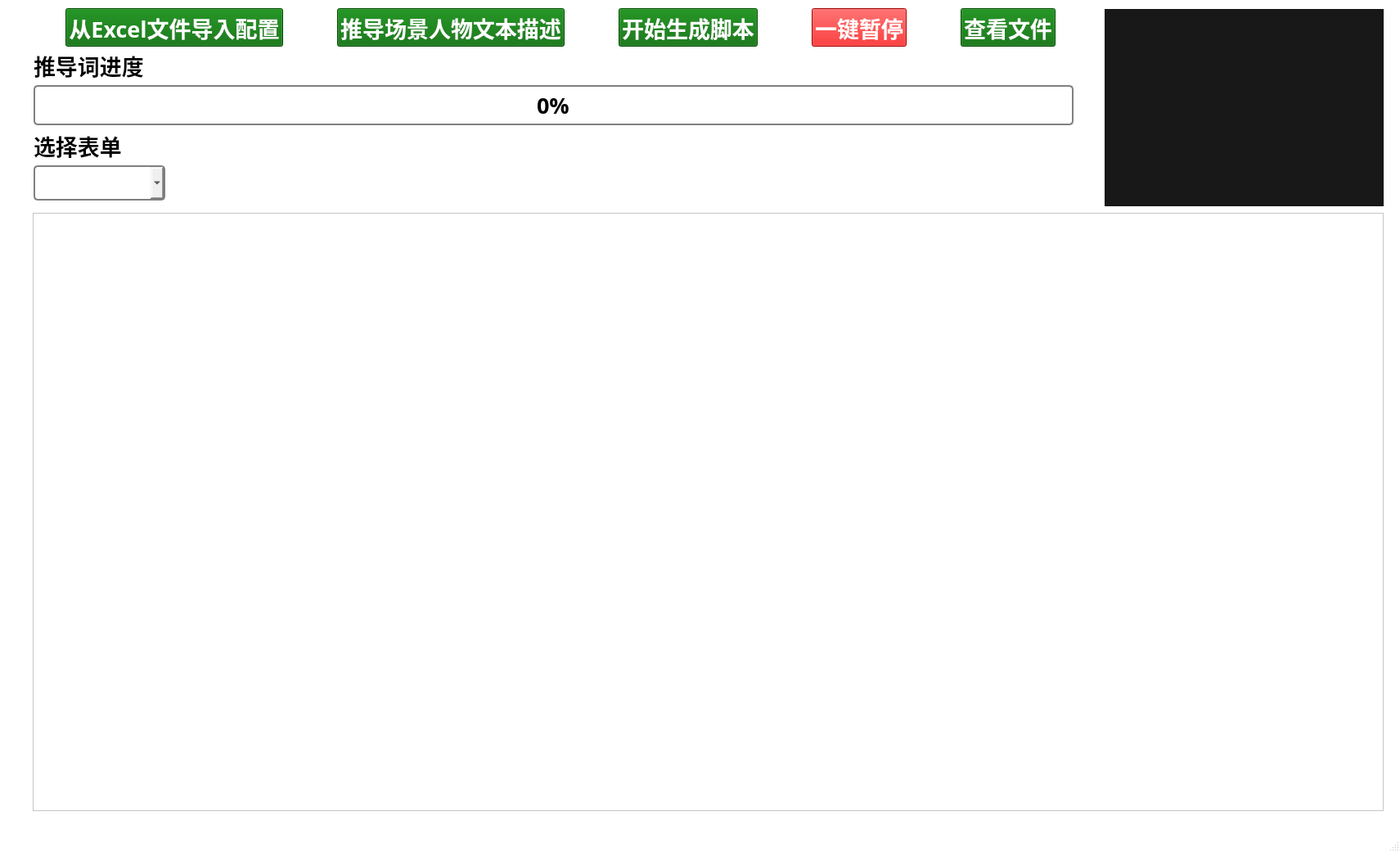
<?xml version="1.0" encoding="UTF-8"?>
<ui version="4.0">
 <class>Script</class>
 <widget class="QMainWindow" name="Script">
  <property name="geometry">
   <rect>
    <x>0</x>
    <y>0</y>
    <width>1711</width>
    <height>1041</height>
   </rect>
  </property>
  <property name="palette">
   <palette>
    <active>
     <colorrole role="Base">
      <brush brushstyle="SolidPattern">
       <color alpha="255">
        <red>255</red>
        <green>255</green>
        <blue>255</blue>
       </color>
      </brush>
     </colorrole>
     <colorrole role="Window">
      <brush brushstyle="SolidPattern">
       <color alpha="255">
        <red>255</red>
        <green>255</green>
        <blue>255</blue>
       </color>
      </brush>
     </colorrole>
    </active>
    <inactive>
     <colorrole role="Base">
      <brush brushstyle="SolidPattern">
       <color alpha="255">
        <red>255</red>
        <green>255</green>
        <blue>255</blue>
       </color>
      </brush>
     </colorrole>
     <colorrole role="Window">
      <brush brushstyle="SolidPattern">
       <color alpha="255">
        <red>255</red>
        <green>255</green>
        <blue>255</blue>
       </color>
      </brush>
     </colorrole>
    </inactive>
    <disabled>
     <colorrole role="Base">
      <brush brushstyle="SolidPattern">
       <color alpha="255">
        <red>255</red>
        <green>255</green>
        <blue>255</blue>
       </color>
      </brush>
     </colorrole>
     <colorrole role="Window">
      <brush brushstyle="SolidPattern">
       <color alpha="255">
        <red>255</red>
        <green>255</green>
        <blue>255</blue>
       </color>
      </brush>
     </colorrole>
    </disabled>
   </palette>
  </property>
  <property name="windowTitle">
   <string>MainWindow</string>
  </property>
  <widget class="QWidget" name="centralwidget">
   <widget class="QListView" name="DrawListView">
    <property name="geometry">
     <rect>
      <x>1350</x>
      <y>11</y>
      <width>341</width>
      <height>241</height>
     </rect>
    </property>
    <property name="palette">
     <palette>
      <active>
       <colorrole role="Button">
        <brush brushstyle="SolidPattern">
         <color alpha="255">
          <red>24</red>
          <green>24</green>
          <blue>24</blue>
         </color>
        </brush>
       </colorrole>
       <colorrole role="ButtonText">
        <brush brushstyle="SolidPattern">
         <color alpha="255">
          <red>255</red>
          <green>255</green>
          <blue>255</blue>
         </color>
        </brush>
       </colorrole>
       <colorrole role="Base">
        <brush brushstyle="SolidPattern">
         <color alpha="255">
          <red>24</red>
          <green>24</green>
          <blue>24</blue>
         </color>
        </brush>
       </colorrole>
       <colorrole role="Window">
        <brush brushstyle="SolidPattern">
         <color alpha="255">
          <red>24</red>
          <green>24</green>
          <blue>24</blue>
         </color>
        </brush>
       </colorrole>
      </active>
      <inactive>
       <colorrole role="Button">
        <brush brushstyle="SolidPattern">
         <color alpha="255">
          <red>24</red>
          <green>24</green>
          <blue>24</blue>
         </color>
        </brush>
       </colorrole>
       <colorrole role="ButtonText">
        <brush brushstyle="SolidPattern">
         <color alpha="255">
          <red>255</red>
          <green>255</green>
          <blue>255</blue>
         </color>
        </brush>
       </colorrole>
       <colorrole role="Base">
        <brush brushstyle="SolidPattern">
         <color alpha="255">
          <red>24</red>
          <green>24</green>
          <blue>24</blue>
         </color>
        </brush>
       </colorrole>
       <colorrole role="Window">
        <brush brushstyle="SolidPattern">
         <color alpha="255">
          <red>24</red>
          <green>24</green>
          <blue>24</blue>
         </color>
        </brush>
       </colorrole>
      </inactive>
      <disabled>
       <colorrole role="Button">
        <brush brushstyle="SolidPattern">
         <color alpha="255">
          <red>24</red>
          <green>24</green>
          <blue>24</blue>
         </color>
        </brush>
       </colorrole>
       <colorrole role="ButtonText">
        <brush brushstyle="SolidPattern">
         <color alpha="255">
          <red>120</red>
          <green>120</green>
          <blue>120</blue>
         </color>
        </brush>
       </colorrole>
       <colorrole role="Base">
        <brush brushstyle="SolidPattern">
         <color alpha="255">
          <red>24</red>
          <green>24</green>
          <blue>24</blue>
         </color>
        </brush>
       </colorrole>
       <colorrole role="Window">
        <brush brushstyle="SolidPattern">
         <color alpha="255">
          <red>24</red>
          <green>24</green>
          <blue>24</blue>
         </color>
        </brush>
       </colorrole>
      </disabled>
     </palette>
    </property>
    <property name="font">
     <font>
      <family>阿里巴巴普惠体</family>
      <pointsize>10</pointsize>
      <weight>75</weight>
      <bold>true</bold>
     </font>
    </property>
    <property name="styleSheet">
     <string notr="true">background-color: rgb(24, 24, 24);</string>
    </property>
   </widget>
   <widget class="QWidget" name="layoutWidget_2">
    <property name="geometry">
     <rect>
      <x>20</x>
      <y>10</y>
      <width>1331</width>
      <height>47</height>
     </rect>
    </property>
    <layout class="QHBoxLayout" name="horizontalLayout">
     <item>
      <widget class="QPushButton" name="ImportConfigurationButton">
       <property name="sizePolicy">
        <sizepolicy hsizetype="Fixed" vsizetype="Fixed">
         <horstretch>0</horstretch>
         <verstretch>0</verstretch>
        </sizepolicy>
       </property>
       <property name="palette">
        <palette>
         <active>
          <colorrole role="Button">
           <brush brushstyle="SolidPattern">
            <color alpha="255">
             <red>0</red>
             <green>104</green>
             <blue>0</blue>
            </color>
           </brush>
          </colorrole>
          <colorrole role="ButtonText">
           <brush brushstyle="SolidPattern">
            <color alpha="255">
             <red>255</red>
             <green>255</green>
             <blue>255</blue>
            </color>
           </brush>
          </colorrole>
          <colorrole role="Base">
           <brush brushstyle="SolidPattern">
            <color alpha="255">
             <red>0</red>
             <green>104</green>
             <blue>0</blue>
            </color>
           </brush>
          </colorrole>
          <colorrole role="Window">
           <brush brushstyle="SolidPattern">
            <color alpha="255">
             <red>0</red>
             <green>104</green>
             <blue>0</blue>
            </color>
           </brush>
          </colorrole>
         </active>
         <inactive>
          <colorrole role="Button">
           <brush brushstyle="SolidPattern">
            <color alpha="255">
             <red>0</red>
             <green>104</green>
             <blue>0</blue>
            </color>
           </brush>
          </colorrole>
          <colorrole role="ButtonText">
           <brush brushstyle="SolidPattern">
            <color alpha="255">
             <red>255</red>
             <green>255</green>
             <blue>255</blue>
            </color>
           </brush>
          </colorrole>
          <colorrole role="Base">
           <brush brushstyle="SolidPattern">
            <color alpha="255">
             <red>0</red>
             <green>104</green>
             <blue>0</blue>
            </color>
           </brush>
          </colorrole>
          <colorrole role="Window">
           <brush brushstyle="SolidPattern">
            <color alpha="255">
             <red>0</red>
             <green>104</green>
             <blue>0</blue>
            </color>
           </brush>
          </colorrole>
         </inactive>
         <disabled>
          <colorrole role="Button">
           <brush brushstyle="SolidPattern">
            <color alpha="255">
             <red>0</red>
             <green>104</green>
             <blue>0</blue>
            </color>
           </brush>
          </colorrole>
          <colorrole role="ButtonText">
           <brush brushstyle="SolidPattern">
            <color alpha="255">
             <red>120</red>
             <green>120</green>
             <blue>120</blue>
            </color>
           </brush>
          </colorrole>
          <colorrole role="Base">
           <brush brushstyle="SolidPattern">
            <color alpha="255">
             <red>0</red>
             <green>104</green>
             <blue>0</blue>
            </color>
           </brush>
          </colorrole>
          <colorrole role="Window">
           <brush brushstyle="SolidPattern">
            <color alpha="255">
             <red>0</red>
             <green>104</green>
             <blue>0</blue>
            </color>
           </brush>
          </colorrole>
         </disabled>
        </palette>
       </property>
       <property name="font">
        <font>
         <family>阿里巴巴普惠体</family>
         <pointsize>20</pointsize>
         <weight>75</weight>
         <bold>true</bold>
        </font>
       </property>
       <property name="styleSheet">
        <string notr="true">background-color: rgb(0, 104, 0);</string>
       </property>
       <property name="text">
        <string>从Excel文件导入配置</string>
       </property>
      </widget>
     </item>
     <item>
      <widget class="QPushButton" name="SuggestScribesButton">
       <property name="sizePolicy">
        <sizepolicy hsizetype="Fixed" vsizetype="Fixed">
         <horstretch>0</horstretch>
         <verstretch>0</verstretch>
        </sizepolicy>
       </property>
       <property name="palette">
        <palette>
         <active>
          <colorrole role="Button">
           <brush brushstyle="SolidPattern">
            <color alpha="255">
             <red>0</red>
             <green>104</green>
             <blue>0</blue>
            </color>
           </brush>
          </colorrole>
          <colorrole role="ButtonText">
           <brush brushstyle="SolidPattern">
            <color alpha="255">
             <red>255</red>
             <green>255</green>
             <blue>255</blue>
            </color>
           </brush>
          </colorrole>
          <colorrole role="Base">
           <brush brushstyle="SolidPattern">
            <color alpha="255">
             <red>0</red>
             <green>104</green>
             <blue>0</blue>
            </color>
           </brush>
          </colorrole>
          <colorrole role="Window">
           <brush brushstyle="SolidPattern">
            <color alpha="255">
             <red>0</red>
             <green>104</green>
             <blue>0</blue>
            </color>
           </brush>
          </colorrole>
         </active>
         <inactive>
          <colorrole role="Button">
           <brush brushstyle="SolidPattern">
            <color alpha="255">
             <red>0</red>
             <green>104</green>
             <blue>0</blue>
            </color>
           </brush>
          </colorrole>
          <colorrole role="ButtonText">
           <brush brushstyle="SolidPattern">
            <color alpha="255">
             <red>255</red>
             <green>255</green>
             <blue>255</blue>
            </color>
           </brush>
          </colorrole>
          <colorrole role="Base">
           <brush brushstyle="SolidPattern">
            <color alpha="255">
             <red>0</red>
             <green>104</green>
             <blue>0</blue>
            </color>
           </brush>
          </colorrole>
          <colorrole role="Window">
           <brush brushstyle="SolidPattern">
            <color alpha="255">
             <red>0</red>
             <green>104</green>
             <blue>0</blue>
            </color>
           </brush>
          </colorrole>
         </inactive>
         <disabled>
          <colorrole role="Button">
           <brush brushstyle="SolidPattern">
            <color alpha="255">
             <red>0</red>
             <green>104</green>
             <blue>0</blue>
            </color>
           </brush>
          </colorrole>
          <colorrole role="ButtonText">
           <brush brushstyle="SolidPattern">
            <color alpha="255">
             <red>120</red>
             <green>120</green>
             <blue>120</blue>
            </color>
           </brush>
          </colorrole>
          <colorrole role="Base">
           <brush brushstyle="SolidPattern">
            <color alpha="255">
             <red>0</red>
             <green>104</green>
             <blue>0</blue>
            </color>
           </brush>
          </colorrole>
          <colorrole role="Window">
           <brush brushstyle="SolidPattern">
            <color alpha="255">
             <red>0</red>
             <green>104</green>
             <blue>0</blue>
            </color>
           </brush>
          </colorrole>
         </disabled>
        </palette>
       </property>
       <property name="font">
        <font>
         <family>阿里巴巴普惠体</family>
         <pointsize>20</pointsize>
         <weight>75</weight>
         <bold>true</bold>
        </font>
       </property>
       <property name="styleSheet">
        <string notr="true">background-color: rgb(0, 104, 0);</string>
       </property>
       <property name="text">
        <string>推导场景人物文本描述</string>
       </property>
      </widget>
     </item>
     <item>
      <widget class="QPushButton" name="StartScriptButton">
       <property name="sizePolicy">
        <sizepolicy hsizetype="Fixed" vsizetype="Fixed">
         <horstretch>0</horstretch>
         <verstretch>0</verstretch>
        </sizepolicy>
       </property>
       <property name="palette">
        <palette>
         <active>
          <colorrole role="Button">
           <brush brushstyle="SolidPattern">
            <color alpha="255">
             <red>0</red>
             <green>104</green>
             <blue>0</blue>
            </color>
           </brush>
          </colorrole>
          <colorrole role="ButtonText">
           <brush brushstyle="SolidPattern">
            <color alpha="255">
             <red>255</red>
             <green>255</green>
             <blue>255</blue>
            </color>
           </brush>
          </colorrole>
          <colorrole role="Base">
           <brush brushstyle="SolidPattern">
            <color alpha="255">
             <red>0</red>
             <green>104</green>
             <blue>0</blue>
            </color>
           </brush>
          </colorrole>
          <colorrole role="Window">
           <brush brushstyle="SolidPattern">
            <color alpha="255">
             <red>0</red>
             <green>104</green>
             <blue>0</blue>
            </color>
           </brush>
          </colorrole>
         </active>
         <inactive>
          <colorrole role="Button">
           <brush brushstyle="SolidPattern">
            <color alpha="255">
             <red>0</red>
             <green>104</green>
             <blue>0</blue>
            </color>
           </brush>
          </colorrole>
          <colorrole role="ButtonText">
           <brush brushstyle="SolidPattern">
            <color alpha="255">
             <red>255</red>
             <green>255</green>
             <blue>255</blue>
            </color>
           </brush>
          </colorrole>
          <colorrole role="Base">
           <brush brushstyle="SolidPattern">
            <color alpha="255">
             <red>0</red>
             <green>104</green>
             <blue>0</blue>
            </color>
           </brush>
          </colorrole>
          <colorrole role="Window">
           <brush brushstyle="SolidPattern">
            <color alpha="255">
             <red>0</red>
             <green>104</green>
             <blue>0</blue>
            </color>
           </brush>
          </colorrole>
         </inactive>
         <disabled>
          <colorrole role="Button">
           <brush brushstyle="SolidPattern">
            <color alpha="255">
             <red>0</red>
             <green>104</green>
             <blue>0</blue>
            </color>
           </brush>
          </colorrole>
          <colorrole role="ButtonText">
           <brush brushstyle="SolidPattern">
            <color alpha="255">
             <red>120</red>
             <green>120</green>
             <blue>120</blue>
            </color>
           </brush>
          </colorrole>
          <colorrole role="Base">
           <brush brushstyle="SolidPattern">
            <color alpha="255">
             <red>0</red>
             <green>104</green>
             <blue>0</blue>
            </color>
           </brush>
          </colorrole>
          <colorrole role="Window">
           <brush brushstyle="SolidPattern">
            <color alpha="255">
             <red>0</red>
             <green>104</green>
             <blue>0</blue>
            </color>
           </brush>
          </colorrole>
         </disabled>
        </palette>
       </property>
       <property name="font">
        <font>
         <family>阿里巴巴普惠体</family>
         <pointsize>20</pointsize>
         <weight>75</weight>
         <bold>true</bold>
        </font>
       </property>
       <property name="styleSheet">
        <string notr="true">background-color: rgb(0, 104, 0);</string>
       </property>
       <property name="text">
        <string>开始生成脚本</string>
       </property>
      </widget>
     </item>
     <item>
      <widget class="QPushButton" name="PauseButton">
       <property name="sizePolicy">
        <sizepolicy hsizetype="Fixed" vsizetype="Fixed">
         <horstretch>0</horstretch>
         <verstretch>0</verstretch>
        </sizepolicy>
       </property>
       <property name="palette">
        <palette>
         <active>
          <colorrole role="Button">
           <brush brushstyle="SolidPattern">
            <color alpha="255">
             <red>222</red>
             <green>0</green>
             <blue>0</blue>
            </color>
           </brush>
          </colorrole>
          <colorrole role="ButtonText">
           <brush brushstyle="SolidPattern">
            <color alpha="255">
             <red>255</red>
             <green>255</green>
             <blue>255</blue>
            </color>
           </brush>
          </colorrole>
          <colorrole role="Base">
           <brush brushstyle="SolidPattern">
            <color alpha="255">
             <red>222</red>
             <green>0</green>
             <blue>0</blue>
            </color>
           </brush>
          </colorrole>
          <colorrole role="Window">
           <brush brushstyle="SolidPattern">
            <color alpha="255">
             <red>222</red>
             <green>0</green>
             <blue>0</blue>
            </color>
           </brush>
          </colorrole>
         </active>
         <inactive>
          <colorrole role="Button">
           <brush brushstyle="SolidPattern">
            <color alpha="255">
             <red>222</red>
             <green>0</green>
             <blue>0</blue>
            </color>
           </brush>
          </colorrole>
          <colorrole role="ButtonText">
           <brush brushstyle="SolidPattern">
            <color alpha="255">
             <red>255</red>
             <green>255</green>
             <blue>255</blue>
            </color>
           </brush>
          </colorrole>
          <colorrole role="Base">
           <brush brushstyle="SolidPattern">
            <color alpha="255">
             <red>222</red>
             <green>0</green>
             <blue>0</blue>
            </color>
           </brush>
          </colorrole>
          <colorrole role="Window">
           <brush brushstyle="SolidPattern">
            <color alpha="255">
             <red>222</red>
             <green>0</green>
             <blue>0</blue>
            </color>
           </brush>
          </colorrole>
         </inactive>
         <disabled>
          <colorrole role="Button">
           <brush brushstyle="SolidPattern">
            <color alpha="255">
             <red>222</red>
             <green>0</green>
             <blue>0</blue>
            </color>
           </brush>
          </colorrole>
          <colorrole role="ButtonText">
           <brush brushstyle="SolidPattern">
            <color alpha="255">
             <red>120</red>
             <green>120</green>
             <blue>120</blue>
            </color>
           </brush>
          </colorrole>
          <colorrole role="Base">
           <brush brushstyle="SolidPattern">
            <color alpha="255">
             <red>222</red>
             <green>0</green>
             <blue>0</blue>
            </color>
           </brush>
          </colorrole>
          <colorrole role="Window">
           <brush brushstyle="SolidPattern">
            <color alpha="255">
             <red>222</red>
             <green>0</green>
             <blue>0</blue>
            </color>
           </brush>
          </colorrole>
         </disabled>
        </palette>
       </property>
       <property name="font">
        <font>
         <family>阿里巴巴普惠体</family>
         <pointsize>20</pointsize>
         <weight>75</weight>
         <bold>true</bold>
        </font>
       </property>
       <property name="styleSheet">
        <string notr="true">background-color: rgb(222, 0, 0);</string>
       </property>
       <property name="text">
        <string>一键暂停</string>
       </property>
      </widget>
     </item>
     <item>
      <widget class="QPushButton" name="ViewDrawFileButton">
       <property name="sizePolicy">
        <sizepolicy hsizetype="Fixed" vsizetype="Fixed">
         <horstretch>0</horstretch>
         <verstretch>0</verstretch>
        </sizepolicy>
       </property>
       <property name="palette">
        <palette>
         <active>
          <colorrole role="Button">
           <brush brushstyle="SolidPattern">
            <color alpha="255">
             <red>0</red>
             <green>104</green>
             <blue>0</blue>
            </color>
           </brush>
          </colorrole>
          <colorrole role="ButtonText">
           <brush brushstyle="SolidPattern">
            <color alpha="255">
             <red>255</red>
             <green>255</green>
             <blue>255</blue>
            </color>
           </brush>
          </colorrole>
          <colorrole role="Base">
           <brush brushstyle="SolidPattern">
            <color alpha="255">
             <red>0</red>
             <green>104</green>
             <blue>0</blue>
            </color>
           </brush>
          </colorrole>
          <colorrole role="Window">
           <brush brushstyle="SolidPattern">
            <color alpha="255">
             <red>0</red>
             <green>104</green>
             <blue>0</blue>
            </color>
           </brush>
          </colorrole>
         </active>
         <inactive>
          <colorrole role="Button">
           <brush brushstyle="SolidPattern">
            <color alpha="255">
             <red>0</red>
             <green>104</green>
             <blue>0</blue>
            </color>
           </brush>
          </colorrole>
          <colorrole role="ButtonText">
           <brush brushstyle="SolidPattern">
            <color alpha="255">
             <red>255</red>
             <green>255</green>
             <blue>255</blue>
            </color>
           </brush>
          </colorrole>
          <colorrole role="Base">
           <brush brushstyle="SolidPattern">
            <color alpha="255">
             <red>0</red>
             <green>104</green>
             <blue>0</blue>
            </color>
           </brush>
          </colorrole>
          <colorrole role="Window">
           <brush brushstyle="SolidPattern">
            <color alpha="255">
             <red>0</red>
             <green>104</green>
             <blue>0</blue>
            </color>
           </brush>
          </colorrole>
         </inactive>
         <disabled>
          <colorrole role="Button">
           <brush brushstyle="SolidPattern">
            <color alpha="255">
             <red>0</red>
             <green>104</green>
             <blue>0</blue>
            </color>
           </brush>
          </colorrole>
          <colorrole role="ButtonText">
           <brush brushstyle="SolidPattern">
            <color alpha="255">
             <red>120</red>
             <green>120</green>
             <blue>120</blue>
            </color>
           </brush>
          </colorrole>
          <colorrole role="Base">
           <brush brushstyle="SolidPattern">
            <color alpha="255">
             <red>0</red>
             <green>104</green>
             <blue>0</blue>
            </color>
           </brush>
          </colorrole>
          <colorrole role="Window">
           <brush brushstyle="SolidPattern">
            <color alpha="255">
             <red>0</red>
             <green>104</green>
             <blue>0</blue>
            </color>
           </brush>
          </colorrole>
         </disabled>
        </palette>
       </property>
       <property name="font">
        <font>
         <family>阿里巴巴普惠体</family>
         <pointsize>20</pointsize>
         <weight>75</weight>
         <bold>true</bold>
        </font>
       </property>
       <property name="styleSheet">
        <string notr="true">background-color: rgb(0, 104, 0);</string>
       </property>
       <property name="text">
        <string>查看文件</string>
       </property>
      </widget>
     </item>
    </layout>
   </widget>
   <widget class="QTableWidget" name="tableWidget">
    <property name="geometry">
     <rect>
      <x>40</x>
      <y>260</y>
      <width>1651</width>
      <height>731</height>
     </rect>
    </property>
    <property name="sizePolicy">
     <sizepolicy hsizetype="Fixed" vsizetype="Fixed">
      <horstretch>0</horstretch>
      <verstretch>0</verstretch>
     </sizepolicy>
    </property>
   </widget>
   <widget class="QLabel" name="label_2">
    <property name="geometry">
     <rect>
      <x>41</x>
      <y>159</y>
      <width>108</width>
      <height>37</height>
     </rect>
    </property>
    <property name="font">
     <font>
      <family>阿里巴巴普惠体</family>
      <pointsize>20</pointsize>
      <weight>75</weight>
      <bold>true</bold>
     </font>
    </property>
    <property name="text">
     <string>选择表单</string>
    </property>
   </widget>
   <widget class="QProgressBar" name="SuggestKeywordsProgressBar">
    <property name="geometry">
     <rect>
      <x>41</x>
      <y>104</y>
      <width>1271</width>
      <height>49</height>
     </rect>
    </property>
    <property name="font">
     <font>
      <family>阿里巴巴普惠体</family>
      <pointsize>20</pointsize>
      <weight>75</weight>
      <bold>true</bold>
     </font>
    </property>
    <property name="styleSheet">
     <string notr="true">QProgressBar {
   border: 2px solid grey;
   border-radius: 5px;
   background-color: #FFFFFF;
}

QProgressBar::chunk {
   background-color: #0000FF;
   width: 20px;
}

QProgressBar {
   border: 2px solid grey;
   border-radius: 5px;
   text-align: center;
}</string>
    </property>
    <property name="value">
     <number>0</number>
    </property>
   </widget>
   <widget class="QLabel" name="label">
    <property name="geometry">
     <rect>
      <x>41</x>
      <y>61</y>
      <width>135</width>
      <height>37</height>
     </rect>
    </property>
    <property name="font">
     <font>
      <family>阿里巴巴普惠体</family>
      <pointsize>20</pointsize>
      <weight>75</weight>
      <bold>true</bold>
     </font>
    </property>
    <property name="text">
     <string>推导词进度</string>
    </property>
   </widget>
   <widget class="QComboBox" name="SheetComboBox">
    <property name="geometry">
     <rect>
      <x>41</x>
      <y>202</y>
      <width>161</width>
      <height>43</height>
     </rect>
    </property>
    <property name="font">
     <font>
      <family>阿里巴巴普惠体</family>
      <pointsize>20</pointsize>
      <weight>75</weight>
      <bold>true</bold>
     </font>
    </property>
    <property name="styleSheet">
     <string notr="true">border: 2px solid grey;
border-radius: 5px;</string>
    </property>
   </widget>
  </widget>
  <widget class="QMenuBar" name="menubar">
   <property name="geometry">
    <rect>
     <x>0</x>
     <y>0</y>
     <width>1711</width>
     <height>23</height>
    </rect>
   </property>
  </widget>
  <widget class="QStatusBar" name="statusbar"/>
 </widget>
 <resources/>
 <connections/>
</ui>
